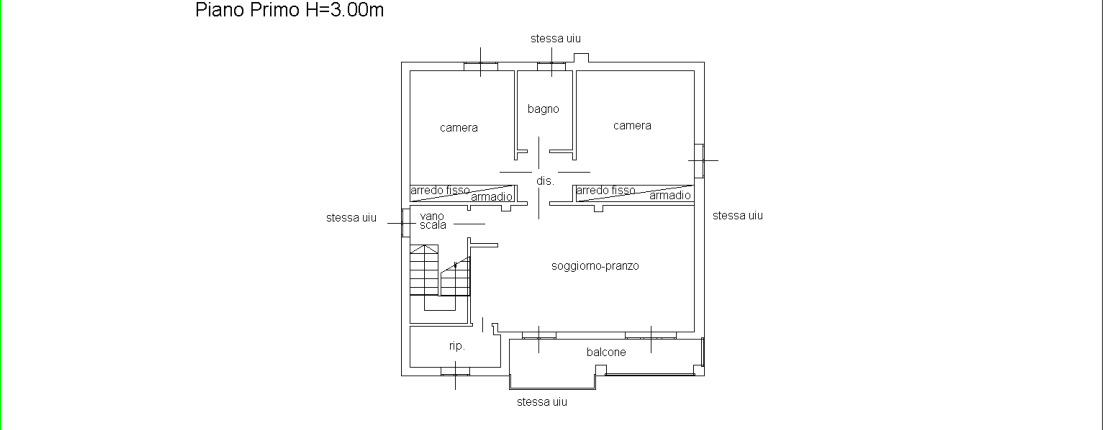
#> input picture PlanParser/filters_test/00_original.png, 1103 x 430 px, found by its file name; its folder holds only this picture in this run
$ python best_filter.py
#> lines starting #> are read from the running program, lines starting #| are printed output that depends on the picture; after the words box and inside, x2 and y2 are one past the last pixel; in counts of white or black regions, pixels touching at a corner belong together
import os
import cv2
import math
import numpy as np
from collections import defaultdict

FILTERS_DIR = "C://projects//extra//PlanimetryAI//PlanParser//filters_test"
OUTPUT_TXT = os.path.join(FILTERS_DIR, "filters_line_stats.txt")

def auto_canny(image, sigma=0.33):
    v = np.median(image)
    lower = int(max(0, (1.0 - sigma) * v))
    upper = int(min(255, (1.0 + sigma) * v))
    return cv2.Canny(image, lower, upper, L2gradient=True)

def load_gray(path):
    img = cv2.imread(path, cv2.IMREAD_GRAYSCALE)
    return img

def hough_count(edges):
    lines = cv2.HoughLinesP(
        edges,
        rho=1,
        theta=np.pi / 180,
        threshold=50,
        minLineLength=25,
        maxLineGap=5
    )
    if lines is None:
        return []
    return [tuple(l[0]) for l in lines]

def merge_similar(lines, angle_tol_deg=3, dist_tol=10):
    # Represent each line as (rho, theta); cluster by angle then position
    normed = []
    for (x1, y1, x2, y2) in lines:
        dx = x2 - x1
        dy = y2 - y1
        if dx == 0 and dy == 0:
            continue
        theta = math.degrees(math.atan2(dy, dx))
        # Normalize angle to [0,180)
        if theta < 0:
            theta += 180
        # Compute rho from normal form
        # Convert to radians for formula
        tr = math.radians(theta)
        # For stability pick one endpoint
        rho = x1 * math.cos(tr) + y1 * math.sin(tr)
        normed.append((rho, theta, (x1, y1, x2, y2)))

    clusters = []
    used = [False] * len(normed)
    for i, (rho_i, th_i, l_i) in enumerate(normed):
        if used[i]:
            continue
        group = [l_i]
        used[i] = True
        for j, (rho_j, th_j, l_j) in enumerate(normed[i+1:], start=i+1):
            if used[j]:
                continue
            if abs(th_i - th_j) <= angle_tol_deg and abs(rho_i - rho_j) <= dist_tol:
                group.append(l_j)
                used[j] = True
        clusters.append(group)
    # One representative per cluster
    merged = [g[0] for g in clusters]
    return merged

def contour_count(binary):
    cnts, _ = cv2.findContours(binary, cv2.RETR_EXTERNAL, cv2.CHAIN_APPROX_SIMPLE)
    usable = 0
    for c in cnts:
        if cv2.arcLength(c, True) > 40:  # ignore tiny noise
            usable += 1
    return usable

def evaluate_image(path):
    gray = load_gray(path)
    if gray is None:
        return None

    # Normalize contrast slightly
    norm = cv2.equalizeHist(gray)

    # Try both direct Canny and after slight blur
    blur = cv2.GaussianBlur(norm, (3, 3), 0)
    edges = auto_canny(blur)

    # Hough line segments
    raw_lines = hough_count(edges)
    merged_lines = merge_similar(raw_lines)

    # Binary (Otsu) for contour heuristic
    _, otsu = cv2.threshold(norm, 0, 255, cv2.THRESH_BINARY + cv2.THRESH_OTSU)
    inv = 255 - otsu  # walls often dark; invert
    conts = contour_count(inv)

    return {
        "raw_line_segments": len(raw_lines),
        "merged_line_groups": len(merged_lines),
        "contours": conts
    }

def main():
    if not os.path.isdir(FILTERS_DIR):
        print(f"Directory not found: {FILTERS_DIR}")
        return

    results = []
    for fname in sorted(os.listdir(FILTERS_DIR)):
        if not fname.lower().endswith(('.png', '.jpg', '.jpeg', '.tif', '.tiff', '.bmp')):
            continue
        fpath = os.path.join(FILTERS_DIR, fname)
        stats = evaluate_image(fpath)
#> in evaluate_image, `norm = cv2.equalizeHist(gray)`:
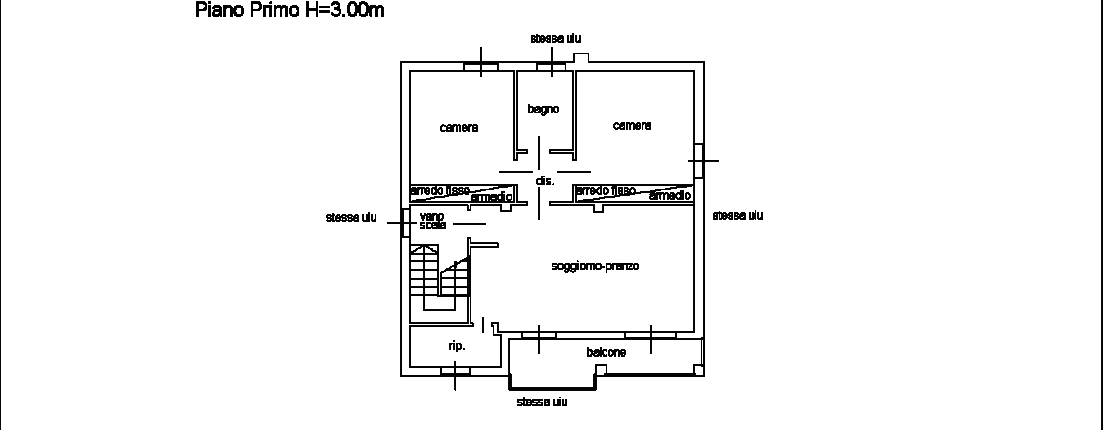
#> norm: shape (430, 1103); min 0, max 255, mean 245.2
#> in evaluate_image, `blur = cv2.GaussianBlur(norm, (3, 3), 0)`:
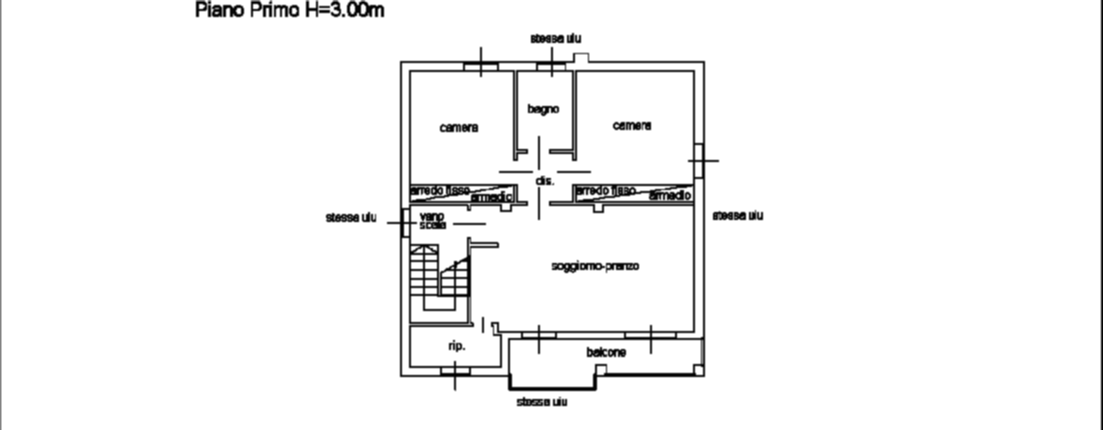
#> blur: shape (430, 1103); min 1, max 255, mean 245.2
#> in auto_canny, `v = np.median(image)`: v = 255
#> in auto_canny, `lower = int(max(0, (1.0 - sigma) * v))`: lower = 170
#> in auto_canny, `upper = int(min(255, (1.0 + sigma) * v))`: upper = 255
#> in auto_canny, `return cv2.Canny(image, lower, upper, L2gradient=True)`:
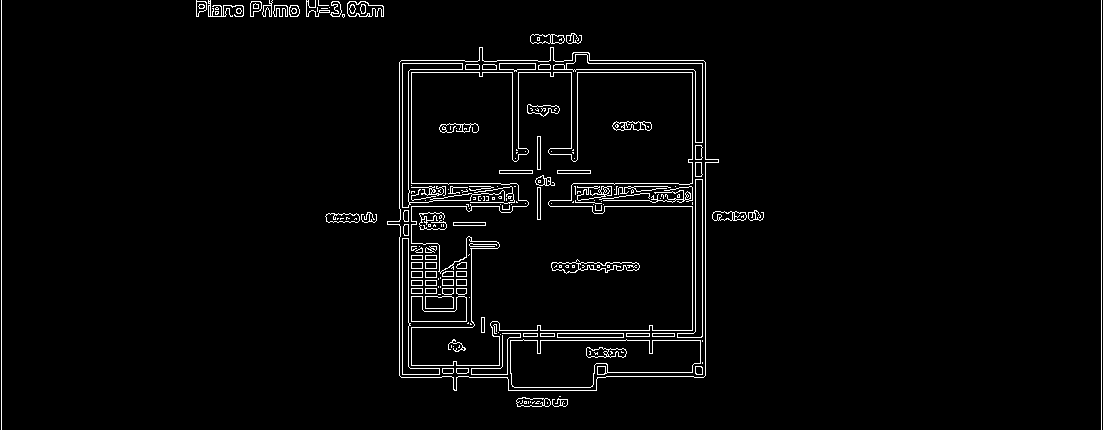
#> returned value: shape (430, 1103); 2.8% white in thin lines or dots
#> in hough_count, `lines = cv2.HoughLinesP( edges, rho=1, theta=np.pi / 180, threshold=50..`: lines = 95 rows, first 6: [1101, 429, 1101, 0], [1, 429, 1, 0], [705, 375, 705, 62], [399, 375, 399, 237], [402, 207, 402, 60], [692, 340, 692, 60]
#> in evaluate_image, `raw_lines = hough_count(edges)`: raw_lines = 95 items, first 6: (1101, 429, 1101, 0), (1, 429, 1, 0), (705, 375, 705, 62), (399, 375, 399, 237), (402, 207, 402, 60), (692, 340, 692, 60)
#> the loop in merge_similar, `for (x1, y1, x2, y2) in lines:` made 95 passes
#> (x1, y1, x2, y2, dx, dy, theta, tr) on passes 1 to 12: (1101, 429, 1101, 0, 0, -429, 90, 1.57), (1, 429, 1, 0, 0, -429, 90, 1.57), (705, 375, 705, 62, 0, -313, 90, 1.57), (399, 375, 399, 237, 0, -138, 90, 1.57), (402, 207, 402, 60, 0, -147, 90, 1.57), (692, 340, 692, 60, 0, -280, 90, 1.57), (411, 377, 411, 60, 0, -317, 90, 1.57), (695, 340, 695, 71, 0, -269, 90, 1.57), (702, 341, 702, 174, 0, -167, 90, 1.57), (408, 366, 408, 71, 0, -295, 90, 1.57), (410, 69, 693, 69, 283, 0, 0, 0), (587, 60, 703, 60, 116, 0, 0, 0)
#> (dx, dy, theta) on passes 62, 64, 65, 75, 78, 80: (40, -1, 178.6), (38, -1, 178.5), (0, -34, 90), (28, -1, 178), (0, -67, 90), (34, -2, 176.6)
#> after the loop in merge_similar, `for (x1, y1, x2, y2) in lines:`: normed = 95 items
#> in merge_similar, `used = [False] * len(normed)`: used = 95 items, first 6: False, False, False, False, False, False
#> the loop in merge_similar, `for i, (rho_i, th_i, l_i) in enumerate(normed):` made 95 passes
#> (rho_i, th_i, l_i) on passes 2, 4, 7, 8, 9, 10, 13, 14, 15, 17, 18, 20: (429, 90, (1, 429, 1, 0)), (375, 90, (399, 375, 399, 237)), (377, 90, (411, 377, 411, 60)), (340, 90, (695, 340, 695, 71)), (341, 90, (702, 341, 702, 174)), (366, 90, (408, 366, 408, 71)), (412, 0, (412, 72, 691, 72)), (412, 0, (412, 206, 502, 206)), (588, 0, (588, 63, 702, 63)), (412, 0, (412, 183, 500, 183)), (492, 0, (492, 333, 693, 333)), (492, 0, (492, 330, 691, 330))
#> (rho_i, th_i) on passes 1, 3, 5, 6, 11, 12: (429, 90), (375, 90), (207, 90), (340, 90), (410, 0), (587, 0)
#> after the loop in merge_similar, `for i, (rho_i, th_i, l_i) in enumerate(normed):`: clusters = 42 items; used = 95 items, first 6: True, True, True, True, True, True
#> in merge_similar, `merged = [g[0] for g in clusters]`: merged = 42 items, first 6: (1101, 429, 1101, 0), (705, 375, 705, 62), (402, 207, 402, 60), (692, 340, 692, 60), (410, 69, 693, 69), (587, 60, 703, 60)
#> in evaluate_image, `merged_lines = merge_similar(raw_lines)`: merged_lines has the same summary as merged in merge_similar
#> in evaluate_image, `_, otsu = cv2.threshold(norm, 0, 255, cv2.THRESH_BINARY + cv2.THRESH_O..`: otsu: shape (430, 1103); 96.1% white; black in thin lines or dots
#> in evaluate_image, `inv = 255 - otsu`:
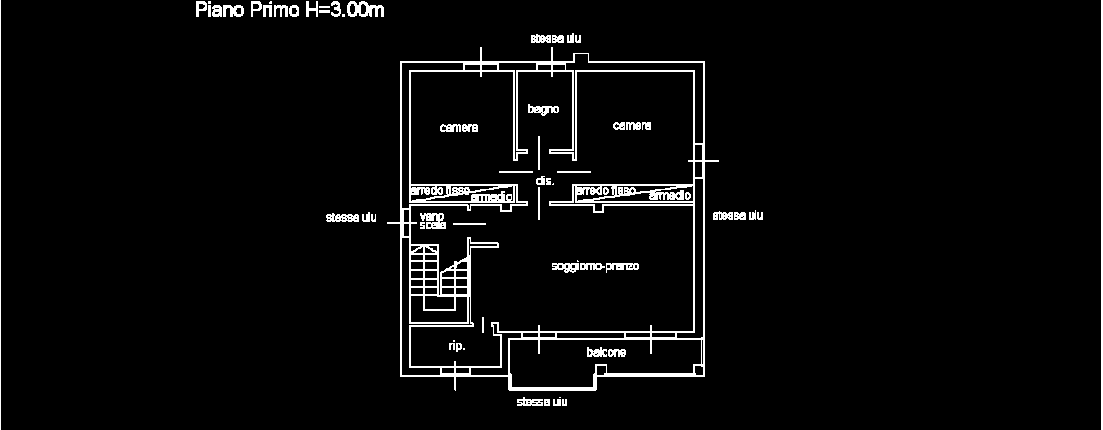
#> inv: shape (430, 1103); 3.9% white in thin lines or dots
#> in contour_count, `cnts, _ = cv2.findContours(binary, cv2.RETR_EXTERNAL, cv2.CHAIN_APPROX..`: cnts = 35 contours, 10 with area under 20; largest, box (x1, y1, x2, y2) and area: (387, 47, 719, 391) 97186, (1101, 0, 1103, 430) 429, (347, 1, 384, 17) 354, (326, 213, 359, 222) 200, (223, 5, 244, 17) 154
#> the loop in contour_count, `for c in cnts:` made 35 passes
#> c on passes 3, 4, 18, 19, 20, 26, 32, 34, 35: [[544, 399], [544, 405], [549, 405], [549, 399]], [[559, 397], [560, 397]], [[342, 14], [342, 16], [344, 16], [344, 14]], [[319, 10], [319, 12], [329, 12], [329, 10]], [[319, 6], [319, 7], [329, 7], [329, 6]], [[208, 5], [208, 16], [210, 16], [210, 5]], [[208, 1], [208, 3], [210, 3], [210, 1]], [[1101, 0], [1101, 429], [1102, 429], [1102, 0]], [[0, 0], [0, 429]]
#> after the loop in contour_count, `for c in cnts:`: usable = 19
#> stats = {'raw_line_segments': 95, 'merged_line_groups': 42, 'contours': 19}
        if stats is None:
            continue
        results.append((fname, stats))

    # Sort primarily by merged groups (proxy for structural lines)
    results.sort(key=lambda x: (x[1]['merged_line_groups'], x[1]['raw_line_segments']), reverse=True)

    lines_out = []
    header = "FilterName | RawLineSegments | MergedLineGroups | ContourCount"
    sep = "-" * len(header)
    lines_out.append(header)
    lines_out.append(sep)
    for name, s in results:
        lines_out.append(f"{name} | {s['raw_line_segments']} | {s['merged_line_groups']} | {s['contours']}")
#> this loop made 1 pass
#> name on pass 1: '00_original.png'
#> after the loop, lines_out = 3 items

    report = "\n".join(lines_out)
    print(report)
#| FilterName | RawLineSegments | MergedLineGroups | ContourCount
#| --------------------------------------------------------------
#| 00_original.png | 95 | 42 | 19

    with open(OUTPUT_TXT, "w", encoding="utf-8") as f:
        f.write(report + "\n")
        f.write("\nNotes:\n")
        f.write("RawLineSegments = direct HoughLinesP detections after edge extraction.\n")
        f.write("MergedLineGroups = approximate distinct structural lines after clustering.\n")
        f.write("ContourCount = count of larger external contours (inverted binarization).\n")
        f.write("Higher MergedLineGroups usually indicates better structural line preservation.\n")

if __name__ == "__main__":
    main()
